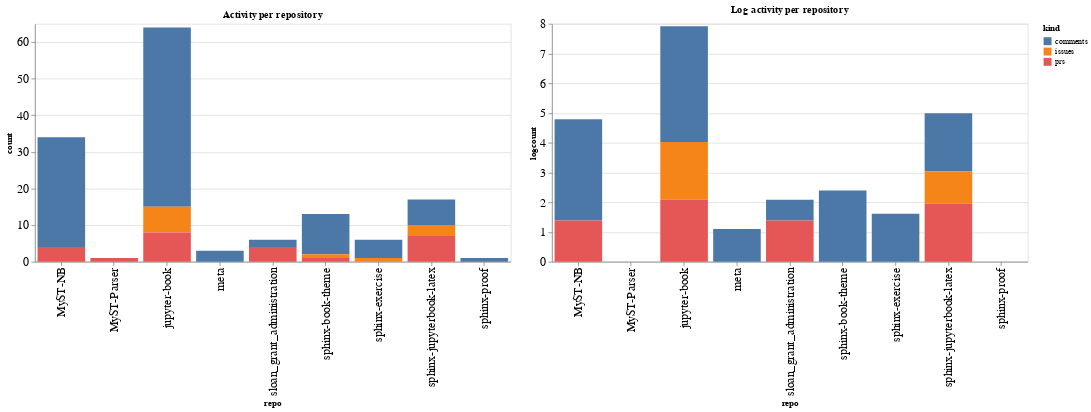

Notebook source saved alongside this figure:
### Code cell
ch1 = alt.Chart(repo_summaries, width=600, title="Activity per repository").mark_bar().encode(
    x='repo',
    y='count',
    color='kind',
    tooltip="kind"
)

ch2 = alt.Chart(repo_summaries, width=600, title="Log activity per repository").mark_bar().encode(
    x='repo',
    y='logcount',
    color='kind',
    tooltip="kind"
)

ch1 | ch2

### Figure 1 — Vega-Lite specification as saved in the notebook (floating-point values rounded to 4 significant figures)
{"config": {"axisLeft": {"labelFontSize": 15}, "axisBottom": {"labelFontSize": 15}}, "hconcat": [{"mark": "bar", "encoding": {"color": {"type": "nominal", "field": "kind"}, "tooltip": {"type": "nominal", "field": "kind"}, "x": {"type": "nominal", "field": "repo"}, "y": {"type": "quantitative", "field": "count"}}, "title": "Activity per repository", "width": 600}, {"mark": "bar", "encoding": {"color": {"type": "nominal", "field": "kind"}, "tooltip": {"type": "nominal", "field": "kind"}, "x": {"type": "nominal", "field": "repo"}, "y": {"type": "quantitative", "field": "logcount"}}, "title": "Log activity per repository", "width": 600}], "data": {"name": "data-5a5178612544057ec08d613f2f10e56c"}, "$schema": "https://vega.github.io/schema/vega-lite/v4.8.1.json", "datasets": {"data-5a5178612544057ec08d613f2f10e56c": [{"repo": "MyST-NB", "kind": "comments", "count": 30, "logcount": 3.401}, {"repo": "MyST-NB", "kind": "prs", "count": 4, "logcount": 1.386}, {"repo": "MyST-Parser", "kind": "prs", "count": 1, "logcount": 0.0}, {"repo": "jupyter-book", "kind": "comments", "count": 49, "logcount": 3.892}, {"repo": "jupyter-book", "kind": "issues", "count": 7, "logcount": 1.946}, {"repo": "jupyter-book", "kind": "prs", "count": 8, "logcount": 2.079}, {"repo": "meta", "kind": "comments", "count": 3, "logcount": 1.099}, {"repo": "sloan_grant_administration", "kind": "comments", "count": 2, "logcount": 0.6931}, {"repo": "sloan_grant_administration", "kind": "prs", "count": 4, "logcount": 1.386}, {"repo": "sphinx-book-theme", "kind": "comments", "count": 11, "logcount": 2.398}, {"repo": "sphinx-book-theme", "kind": "issues", "count": 1, "logcount": 0.0}, {"repo": "sphinx-book-theme", "kind": "prs", "count": 1, "logcount": 0.0}, {"repo": "sphinx-exercise", "kind": "comments", "count": 5, "logcount": 1.609}, {"repo": "sphinx-exercise", "kind": "issues", "count": 1, "logcount": 0.0}, {"repo": "sphinx-jupyterbook-latex", "kind": "comments", "count": 7, "logcount": 1.946}, {"repo": "sphinx-jupyterbook-latex", "kind": "issues", "count": 3, "logcount": 1.099}, {"repo": "sphinx-jupyterbook-latex", "kind": "prs", "count": 7, "logcount": 1.946}, {"repo": "sphinx-proof", "kind": "comments", "count": 1, "logcount": 0.0}]}}
